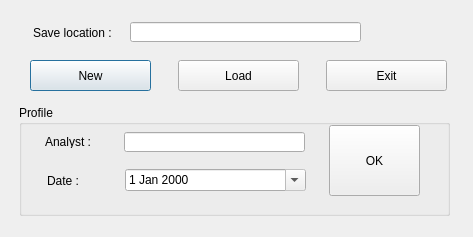
<?xml version="1.0" encoding="UTF-8"?>
<ui version="4.0">
 <class>Dialog</class>
 <widget class="QDialog" name="Dialog">
  <property name="geometry">
   <rect>
    <x>0</x>
    <y>0</y>
    <width>473</width>
    <height>237</height>
   </rect>
  </property>
  <property name="windowTitle">
   <string>Entry</string>
  </property>
  <property name="windowIcon">
   <iconset>
    <normaloff>../../External/icons8-tomato-100.png</normaloff>../../External/icons8-tomato-100.png</iconset>
  </property>
  <widget class="QPushButton" name="btn_new">
   <property name="geometry">
    <rect>
     <x>30</x>
     <y>60</y>
     <width>121</width>
     <height>31</height>
    </rect>
   </property>
   <property name="text">
    <string>New</string>
   </property>
  </widget>
  <widget class="QGroupBox" name="groupBox">
   <property name="geometry">
    <rect>
     <x>19</x>
     <y>105</y>
     <width>431</width>
     <height>111</height>
    </rect>
   </property>
   <property name="title">
    <string>Profile</string>
   </property>
   <widget class="QLabel" name="label_2">
    <property name="geometry">
     <rect>
      <x>28</x>
      <y>70</y>
      <width>56</width>
      <height>12</height>
     </rect>
    </property>
    <property name="text">
     <string>Date : </string>
    </property>
   </widget>
   <widget class="QLabel" name="label_4">
    <property name="geometry">
     <rect>
      <x>26</x>
      <y>31</y>
      <width>56</width>
      <height>12</height>
     </rect>
    </property>
    <property name="text">
     <string>Analyst : </string>
    </property>
   </widget>
   <widget class="QLineEdit" name="line_analyst">
    <property name="geometry">
     <rect>
      <x>105</x>
      <y>27</y>
      <width>181</width>
      <height>20</height>
     </rect>
    </property>
    <property name="readOnly">
     <bool>true</bool>
    </property>
   </widget>
   <widget class="QDateEdit" name="line_date">
    <property name="geometry">
     <rect>
      <x>106</x>
      <y>64</y>
      <width>181</width>
      <height>22</height>
     </rect>
    </property>
    <property name="readOnly">
     <bool>true</bool>
    </property>
    <property name="calendarPopup">
     <bool>true</bool>
    </property>
   </widget>
   <widget class="QPushButton" name="btn_ok">
    <property name="geometry">
     <rect>
      <x>310</x>
      <y>20</y>
      <width>91</width>
      <height>71</height>
     </rect>
    </property>
    <property name="text">
     <string>OK</string>
    </property>
   </widget>
  </widget>
  <widget class="QLineEdit" name="line_savelocation">
   <property name="geometry">
    <rect>
     <x>130</x>
     <y>22</y>
     <width>231</width>
     <height>20</height>
    </rect>
   </property>
   <property name="readOnly">
    <bool>true</bool>
   </property>
  </widget>
  <widget class="QLabel" name="label">
   <property name="geometry">
    <rect>
     <x>33</x>
     <y>23</y>
     <width>91</width>
     <height>20</height>
    </rect>
   </property>
   <property name="text">
    <string>Save location : </string>
   </property>
  </widget>
  <widget class="QPushButton" name="btn_load">
   <property name="geometry">
    <rect>
     <x>178</x>
     <y>60</y>
     <width>121</width>
     <height>31</height>
    </rect>
   </property>
   <property name="text">
    <string>Load</string>
   </property>
  </widget>
  <widget class="QPushButton" name="btn_exit">
   <property name="geometry">
    <rect>
     <x>326</x>
     <y>60</y>
     <width>121</width>
     <height>31</height>
    </rect>
   </property>
   <property name="text">
    <string>Exit</string>
   </property>
  </widget>
 </widget>
 <resources/>
 <connections>
  <connection>
   <sender>btn_exit</sender>
   <signal>clicked()</signal>
   <receiver>Dialog</receiver>
   <slot>click_btn_exit()</slot>
   <hints>
    <hint type="sourcelabel">
     <x>344</x>
     <y>71</y>
    </hint>
    <hint type="destinationlabel">
     <x>443</x>
     <y>103</y>
    </hint>
   </hints>
  </connection>
  <connection>
   <sender>btn_new</sender>
   <signal>clicked()</signal>
   <receiver>Dialog</receiver>
   <slot>click_btn_new()</slot>
   <hints>
    <hint type="sourcelabel">
     <x>101</x>
     <y>83</y>
    </hint>
    <hint type="destinationlabel">
     <x>17</x>
     <y>46</y>
    </hint>
   </hints>
  </connection>
  <connection>
   <sender>btn_load</sender>
   <signal>clicked()</signal>
   <receiver>Dialog</receiver>
   <slot>click_btn_load()</slot>
   <hints>
    <hint type="sourcelabel">
     <x>217</x>
     <y>73</y>
    </hint>
    <hint type="destinationlabel">
     <x>213</x>
     <y>10</y>
    </hint>
   </hints>
  </connection>
  <connection>
   <sender>btn_ok</sender>
   <signal>clicked()</signal>
   <receiver>Dialog</receiver>
   <slot>click_btn_ok()</slot>
   <hints>
    <hint type="sourcelabel">
     <x>368</x>
     <y>200</y>
    </hint>
    <hint type="destinationlabel">
     <x>344</x>
     <y>2</y>
    </hint>
   </hints>
  </connection>
 </connections>
 <slots>
  <slot>click_btn_change_savelocation()</slot>
  <slot>click_btn_new()</slot>
  <slot>click_btn_exit()</slot>
  <slot>click_btn_ok()</slot>
  <slot>click_btn_load()</slot>
 </slots>
</ui>
